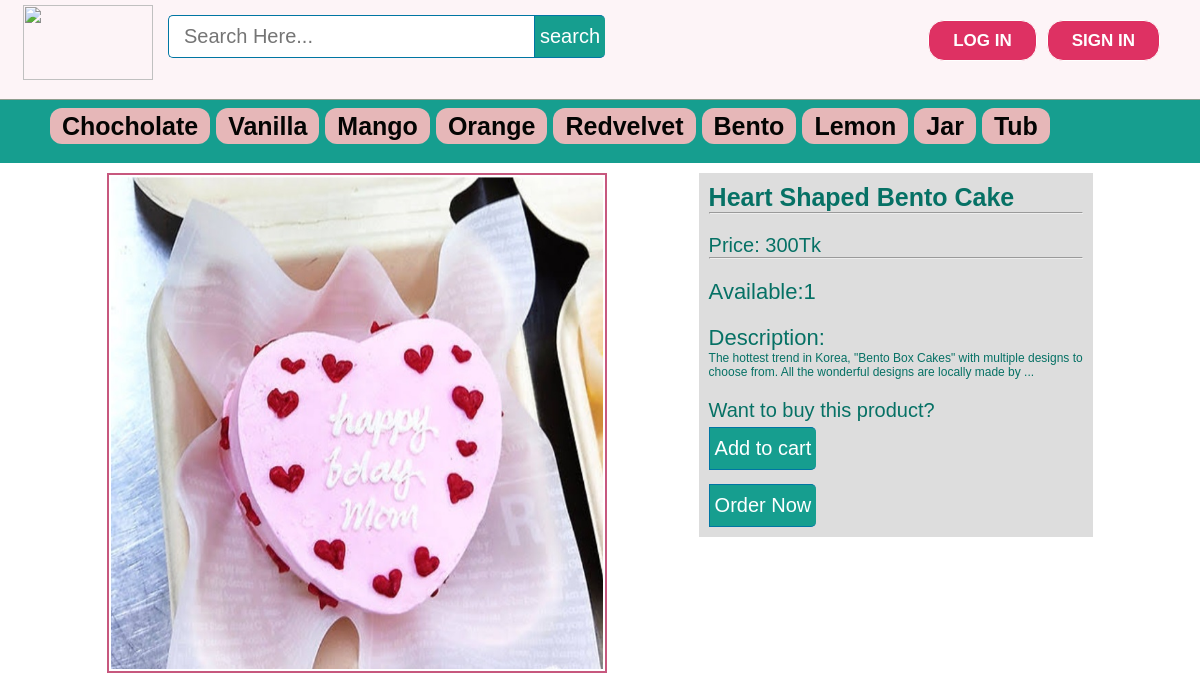
The app's page /OurProducts/view_product.php?pid=25 with its own data.
### tables this page shows
CREATE TABLE `products` (
  `id` int(11) NOT NULL,
  `pName` varchar(100) NOT NULL,
  `price` int(11) NOT NULL,
  `piece` int(11) NOT NULL,
  `description` text NOT NULL,
  `available` int(11) NOT NULL,
  `item` varchar(100) NOT NULL,
  `pCode` varchar(20) NOT NULL,
  `picture` text NOT NULL
);

### OurProducts/view_product.php (the view, shortened to what this page needs)
<?php include("../inc/connect.inc.php"); ?>
<?php
if (isset($_REQUEST['pid'])) {
	$pid = mysqli_real_escape_string($con, $_REQUEST['pid']);
} else {
	header('location: index.php');
}
$getposts = mysqli_query($con, "SELECT * FROM products WHERE id ='$pid'") or die(mysqlI_error($con));
if (mysqli_num_rows($getposts)) {
	$row = mysqli_fetch_assoc($getposts);
	$pName = $row['pName'];
	$price = $row['price'];
	$description = $row['description'];
	$picture = $row['picture'];
	$item = $row['item'];
	$available = $row['available'];
}
?>
<!DOCTYPE html>
<html>
<head>
	<link rel="stylesheet" type="text/css" href="../css/style.css">
</head>
<body>
	<?php include("../inc/mainheader.inc.php"); ?>
	<div class="categolis">
		<table>
			<tr>
				<th>
					<a href="chocholate.php"
						style="text-decoration: none;color: #040403;padding: 4px 12px;background-color: #e6b7b8;border-radius: 12px;">Chocholate</a>
				</th>
				<th><a href="vanilla.php"
						style="text-decoration: none;color: #040403;padding: 4px 12px;background-color: #e6b7b8;border-radius: 12px;">Vanilla</a>
				</th>
				<th><a href="mango.php"
						style="text-decoration: none;color: #040403;padding: 4px 12px;background-color: #e6b7b8;border-radius: 12px;">Mango</a>
				</th>
				<th><a href="orange.php"
						style="text-decoration: none;color: #040403;padding: 4px 12px;background-color: #e6b7b8;border-radius: 12px;">Orange</a>
				</th>
				<th><a href="redVelvet.php"
						style="text-decoration: none;color: #040403;padding: 4px 12px;background-color: #e6b7b8;border-radius: 12px;">Redvelvet</a>
				</th>
				<th><a href="bento.php"
						style="text-decoration: none;color: #040403;padding: 4px 12px;background-color: #e6b7b8;border-radius: 12px;">Bento</a>
				</th>
				<th><a href="lemon.php"
						style="text-decoration: none;color: #040403;padding: 4px 12px;background-color: #e6b7b8;border-radius: 12px;">Lemon</a>
				</th>
				<th><a href="jar.php"
						style="text-decoration: none;color: #040403;padding: 4px 12px;background-color: #e6b7b8;border-radius: 12px;">Jar</a>
				</th>
				<th><a href="tub.php"
						style="text-decoration: none;color: #040403;padding: 4px 12px;background-color: #e6b7b8;border-radius: 12px;">Tub</a>
				</th>
			</tr>
		</table>
	</div>
	<div style="margin: 0 97px; padding: 10px">
		<?php
		echo '
				<div style="float: left;">
				<div>
					<img src="../image/product/' . $item . '/' . $picture . '" style="height: 500px; width: 500px; padding: 2px; border: 2px solid #c7587e;">
				</div>
				</div>
				<div style="float: right;width: 40%;color: #067165;background-color: #ddd;padding: 10px;">
					<div style="">
						<h3 style="font-size: 25px; font-weight: bold; ">' . $pName . '</h3><hr>
						<h3 style="padding: 20px 0 0 0; font-size: 20px;">Price: ' . $price . 'Tk</h3><hr>
						<h3 style="padding: 20px 0 0 0; font-size: 22px; ">Available:' . $available . '</h3>
						<h3 style="padding: 20px 0 0 0; font-size: 22px; ">Description:</h3>
						<p>
							' . $description . '
						</p>
						<div>
							<h3 style="padding: 20px 0 5px 0; font-size: 20px;">Want to buy this product? </h3>
							<div id="srcheader">
								<form id="" method="post" action="">
								        <input type="submit" name="addcart" value="Add to cart" class="srcbutton" >
								</form><br/>
								<form id="" method="post" action="../orderform.php?poid=' . $pid . '">
								        <input type="submit" value="Order Now" class="srcbutton" >
								</form>
								<div class="srcclear"></div>
							</div>
						</div>
					</div>
				</div>
			';
		?>
	</div>
</body>
</html>

### css/style.css (style rules this page uses)
html, body, div, span, applet, object, iframe, h1, h2, h3, h4, h5, h6, p, blockquote, pre, a, abbr, acronym, address, big, cite, code, del, dfn, em, img, ins, kbd, q, s, samp, small, strike, strong, sub, sup, tt, var, b, u, i, center, dl, dt, dd, ol, ul, li, fieldset, form, label, legend, table, caption, tbody, tfoot, thead, tr, th, td, article, aside, canvas, details, embed, figure, figcaption, footer, header, hgroup, menu, nav, output, ruby, section, summary, time, mark, audio, video { margin: 0; padding: 0; border: 0; font: inherit; vertical-align: baseline; box-sizing: border-box; }
h3 { font-size: 25px; }
body { line-height: normal; }
table { border-collapse: collapse; border-spacing: 0; }
* { margin: 0px; padding: 0px; }
body, button, input, label, select, td, textarea { font-family: Arial, Helvetica, tahoma,verdana,arial,sans-serif; font-size: 12px; }
body { width: 100%; position: relative; background-color: #ffffff; min-width: 1080px; }
.srcbutton { margin: 0; padding: 9px 5px; font-family: Arial, Helvetica, sans-serif; font-size:20px; outline: none; cursor: pointer; text-align: center; text-decoration: none; color: #ffffff; border: solid 1px #0076a3; border-right:0px; background: #169E8F; border-top-right-radius: 5px 5px; border-bottom-right-radius: 5px 5px; }
.categolis { line-height: 1.3; font-weight: bold; color: #fff; padding: 110px 0px 20px 50px; background-color: #169e8f; text-align: center; font-size: 25px; }
.categolis table tbody tr th { padding: 0px 6px 0px 0px; }

### records on screen
products: item+picture (picture), pName "Heart Shaped Bento Cake", price "300", available "1", description "The hottest trend in Korea, \"Bento Box Cakes\" with multiple designs to choose from. All the wonderful designs are locally made by ..."
